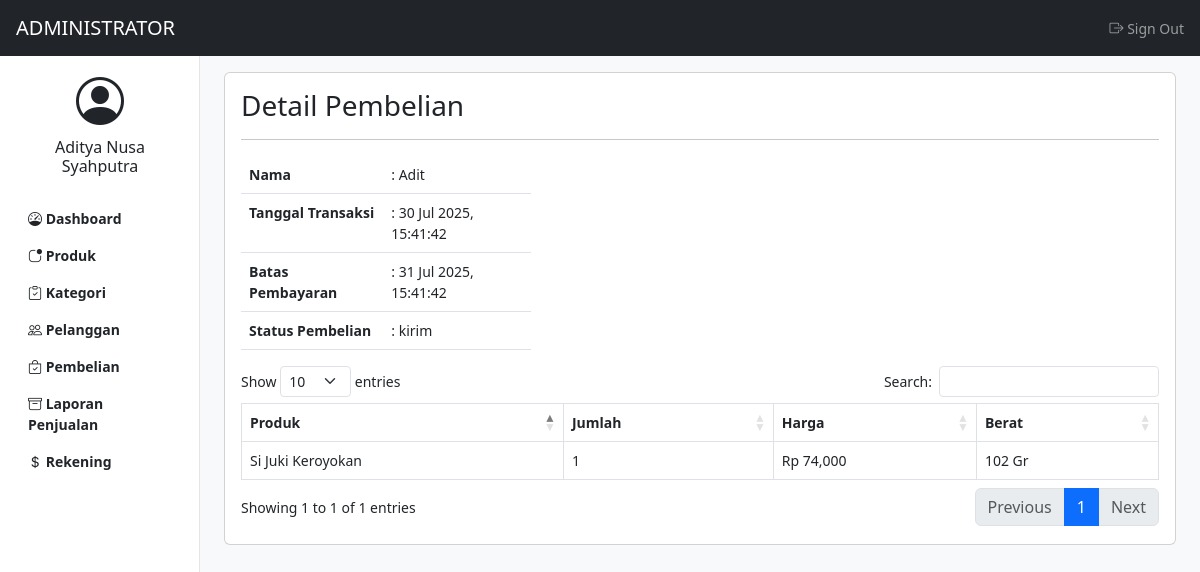
The page /admin/detail_pembelian.php?id=76 (signed in) on the database its author committed.
### tables this page shows
CREATE TABLE `pembelian` (
  `id_pembelian` int(11) NOT NULL,
  `id_pelanggan` int(11) NOT NULL,
  `tanggal_pembelian` datetime NOT NULL,
  `batas_pembayaran` datetime NOT NULL,
  `total_pembelian` int(11) NOT NULL,
  `status_pembelian` enum('pending','lunas','kirim','selesai','batal') NOT NULL,
  `metode_pembayaran` enum('transfer','cod') NOT NULL
);

CREATE TABLE `pelanggan` (
  `id_pelanggan` int(11) NOT NULL,
  `username_pelanggan` varchar(100) NOT NULL,
  `password_pelanggan` varchar(100) NOT NULL,
  `nama_pelanggan` varchar(100) NOT NULL,
  `jk_pelanggan` enum('laki laki','perempuan') NOT NULL,
  `alamat_pelanggan` text NOT NULL,
  `hp_pelanggan` varchar(15) NOT NULL,
  `email_pelanggan` varchar(50) NOT NULL
);

CREATE TABLE `pembelian_produk` (
  `id_pembelian_produk` int(11) NOT NULL,
  `id_pembelian` int(11) NOT NULL,
  `id_produk` int(11) NOT NULL,
  `jumlah_beli` int(11) NOT NULL,
  `nama_beli` varchar(100) NOT NULL,
  `harga_beli` int(11) NOT NULL,
  `berat_beli` int(11) NOT NULL,
  `subharga_beli` int(11) NOT NULL,
  `subberat_beli` int(11) NOT NULL,
  `rating_produk` int(11) NOT NULL,
  `ulasan_produk` text NOT NULL
);

CREATE TABLE `produk` (
  `id_produk` int(11) NOT NULL,
  `id_kategori` int(11) NOT NULL,
  `nama_produk` varchar(100) NOT NULL,
  `harga_produk` int(11) NOT NULL,
  `deskripsi_produk` text NOT NULL,
  `stok_produk` int(11) NOT NULL,
  `berat_produk` int(11) NOT NULL,
  `foto_produk` varchar(255) NOT NULL
);

### admin/detail_pembelian.php (the view, shortened to what this page needs)
<?php
include "header.php";
$id_detailp = $_GET["id"];
$detailp = array();
$ambil_detailp = $koneksi -> query("SELECT * FROM pembelian_produk LEFT JOIN produk ON produk.id_produk = pembelian_produk.id_produk WHERE id_pembelian = '$id_detailp'");
while ($tiap_detailp = $ambil_detailp -> fetch_assoc())
{
	$detailp[] = $tiap_detailp;
}
$ambil_pembelian = $koneksi -> query("SELECT * FROM pembelian LEFT JOIN pelanggan ON pelanggan.id_pelanggan = pembelian.id_pelanggan WHERE id_pembelian = '$id_detailp'");
$pembelian = $ambil_pembelian -> fetch_assoc();
?>
<h3>Detail Pembelian</h3>
<hr>
<div class="row">
	<div class="col-md-4">
		<div class="table-responsive">
			<table class="table">
				<tr>
					<th>Nama</th>
					<td>: <?php echo $pembelian["nama_pelanggan"]; ?></td>
				</tr>
				<tr>
					<th>Tanggal Transaksi</th>
					<td>: <?php echo date("d M Y, H:i:s",strtotime($pembelian["tanggal_pembelian"])); ?></td>
				</tr>
				<tr>
					<th>Batas Pembayaran</th>
					<td>: <?php echo date("d M Y, H:i:s",strtotime($pembelian["batas_pembayaran"])); ?></td>
				</tr>
				<tr>
					<th>Status Pembelian</th>
					<td>: <?php echo $pembelian["status_pembelian"]; ?></td>
				</tr>
			</table>
		</div>
	</div>
</div>
<div class="table-responsive">
	<table class="table table-bordered table-hover" id="thetable">
		<thead>
			<tr>
				<th>Produk</th>
				<th>Jumlah</th>
				<th>Harga</th>
				<th>Berat</th>
			</tr>
		</thead>
		<tbody>
			<?php foreach ($detailp as $key => $value): ?>
				<tr>
					<td><?php echo $value["nama_produk"]; ?></td>
					<td><?php echo $value["jumlah_beli"]; ?></td>
					<td>Rp <?php echo number_format($value["harga_produk"]); ?></td>
					<td><?php echo number_format($value["berat_produk"]); ?> Gr</td>
				</tr>
			<?php endforeach ?>
		</tbody>
	</table>
</div>
<?php
include "footer.php";
?>

### admin/header.php (shortened to what this page needs)
<?php
include "../koneksi.php";
$id_admin = $_SESSION["admin"] ["id_admin"];
$ambil_admin = $koneksi -> query("SELECT * FROM admin WHERE id_admin = '$id_admin'");
$admin = $ambil_admin -> fetch_assoc();
?>
<!DOCTYPE html>
<html>
<head>
	<link rel="stylesheet" type="text/css" href="../assets/css/bootstrap.css">
	<link rel="stylesheet" type="text/css" href="https://cdn.jsdelivr.net/npm/bootstrap-icons@1.5.0/font/bootstrap-icons.css">
	<link rel="stylesheet" type="text/css" href="../assets/css/dashboard.css">
	<link rel="stylesheet" type="text/css" href="../assets/css/dataTables.bootstrap5.min.css">
</head>
<body>
	<header class="navbar navbar-dark bg-dark sticky-top">
		<a class="navbar-brand px-3" href="index.php">ADMINISTRATOR</a>
		<div class="navbar-nav">
			<div class="nav-item">
				<a class="nav-link px-3" href="logout.php" onclick="return confirm('Apakah anda yakin ingin keluar?')">
					<i class="bi bi-box-arrow-right"></i>
					Sign Out
				</a>
			</div>
		</div>
	</header>
	<div class="container-fluid">
		<div class="row">
			<nav id="sidebar" class="col-md-3 col-lg-2 bg-white position-fixed start-0 top-0 bottom-0 py-5 collapse d-md-block sidebar">
				<a href="profil_admin.php" class="text-decoration-none">
					<div class="container text-center pt-4">
						<span class="bi bi-person-circle display-5 text-dark"></span>
						<h6 class="pt-2 text-dark"><?php echo $admin["nama_admin"]; ?></h6>
					</div>
				</a>
				<div class="pt-3">
					<ul class="nav flex-column">
						<li class="nav-item">
							<a href="index.php" class="nav-link text-dark fw-bold"><span class="bi bi-speedometer"></span> Dashboard</a>
						</li>
						<li class="nav-item">
							<a href="produk.php" class="nav-link text-dark fw-bold"><span class="bi bi-app-indicator"></span> Produk</a>
						</li>
						<li class="nav-item">
							<a href="kategori.php" class="nav-link text-dark fw-bold"><span class="bi bi-clipboard-check"></span> Kategori</a>
						</li>
						<li class="nav-item">
							<a href="pelanggan.php" class="nav-link text-dark fw-bold"><span class="bi bi-people"></span> Pelanggan</a>
						</li>
						<li class="nav-item">
							<a href="pembelian.php" class="nav-link text-dark fw-bold"><span class="bi bi-bag-check"></span> Pembelian</a>
						</li>
						<li class="nav-item">
							<a href="laporan_penjualan.php" class="nav-link text-dark fw-bold"><span class="bi bi-archive"></span> Laporan Penjualan</a>
						</li>
						<li class="nav-item">
							<a href="rekening.php" class="nav-link text-dark fw-bold"><span class="bi bi-currency-dollar"></span> Rekening</a>
						</li>
					</ul>
				</div>
			</nav>
		</div>
	</div>
	<main class="col-lg-10 col-md-9 ms-sm-auto px-sm-4 py-3 vh-100 bg-light">
		<div class="card">
			<div class="card-body">

### assets/css/dashboard.css (style rules this page uses)
body { font-size: 0.875rem; }
.sidebar { z-index: 100; box-shadow: inset -1px 0 0 0 rgba(0, 0, 0, 0.1); }

### rows shown on the page
pembelian: id_pelanggan.nama_pelanggan "Adit", tanggal_pembelian "30 Jul 2025, 15:41:42", batas_pembayaran "31 Jul 2025, 15:41:42", status_pembelian "kirim"
pembelian_produk: id_produk.nama_produk "Si Juki Keroyokan", jumlah_beli "1", id_produk.harga_produk "74,000", id_produk.berat_produk "102"

### other values the page prints
$admin["nama_admin"] "Aditya Nusa Syahputra"
